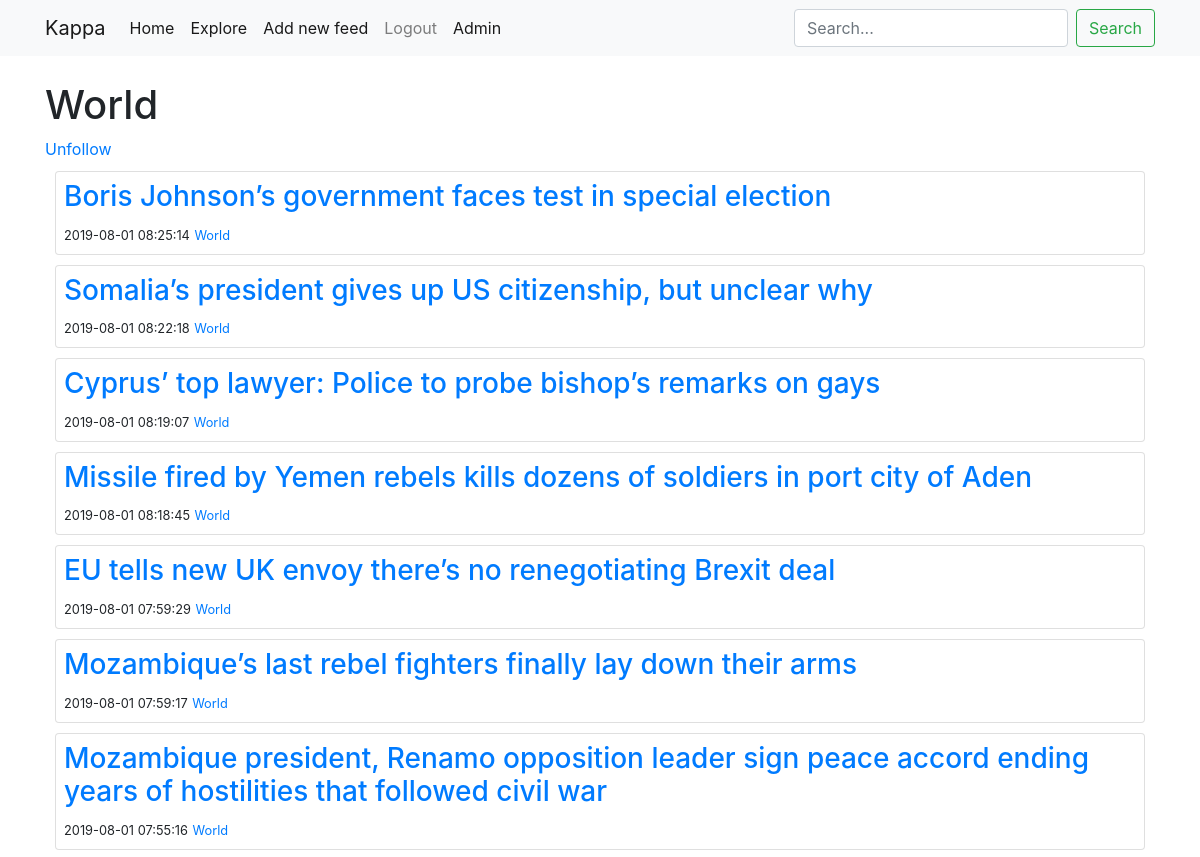
Before: /feed/12 (signed in, upper part) with the older database file.
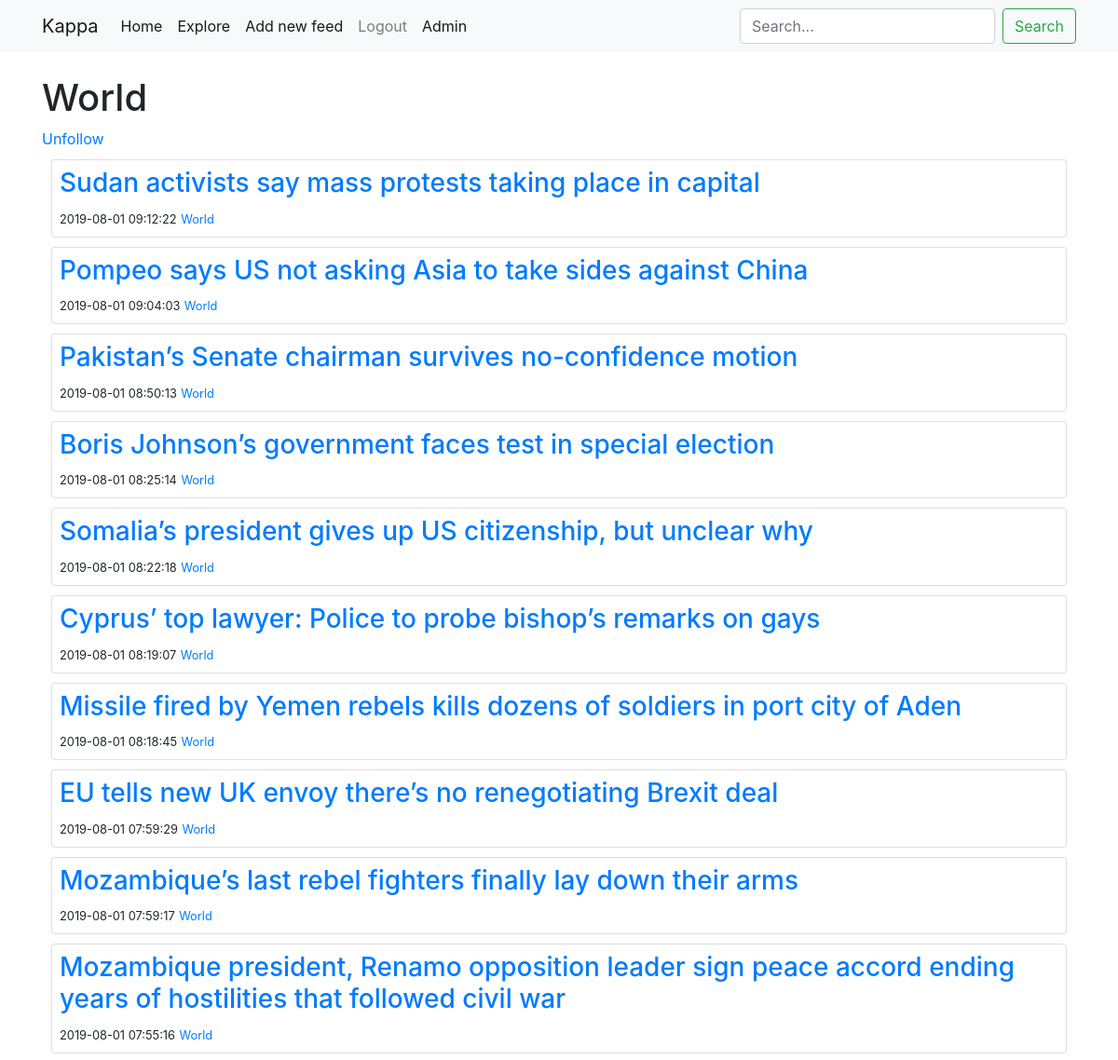
After: the same page with the newer database file.
### rss_reader/models.py (models this page shows, shortened)
class RssEntry(db.Model):
    id = db.Column(db.Integer, primary_key=True)
    href = db.Column(
        db.String(128)
    )  # unique is not false to let multiple feed files have the same article
    feed_id = db.Column(db.ForeignKey("rss_feed.id"))
    title = db.Column(db.String(128))
    date = db.Column(db.DateTime, index=True)
    content = db.Column(db.String(1024))  # I will cut every entry

class RssFeed(db.Model):
    __searchable__ = ["title"]
    title = db.Column(db.String(128))
    id = db.Column(db.Integer, primary_key=True)
    link = db.Column(db.String(128), unique=True)
    favicon = db.Column(db.String(128))
    posts = db.relationship("RssEntry", backref="feed_file", lazy="dynamic")

### rss_reader/routes.py (the view)
@app.route("/feed/<feed_id>")
@login_required
def feed(feed_id):
    feed = RssFeed.query.filter_by(id=feed_id).first_or_404()
    entries = feed.posts.order_by(RssEntry.date.desc())
    return render_template("feed.html", feeds=entries, title=feed.title, feed=feed)

### rss_reader/models.py (called while the page is built)
@login.user_loader
def load_user(id):
    return User.query.get(int(id))

    def is_following(self, rss_feed):
        return rss_feed in self.feeds

### rss_reader/routes.py (called while the page is built)
@app.before_request
def before_request():
    pass

### rss_reader/templates/feed.html (shortened to what this page needs)
{% extends "base.html" %}
{% block content %}
<h1>{{title}}</h1>
{% if current_user.is_following(feed) %}
<a href="{{ url_for('unfollow', rss_feed=feed.id) }}">Unfollow</a>
{% else %}
<a href="{{ url_for('follow', rss_feed=feed.id) }}">Follow</a>
{% endif %}
{% for feed in feeds %}
<div class="card">
  <div class="card-body">
    <div class="card-title" style="margin:0px">
      <h3><a data-toggle="collapse" href="#card-collapse-{{loop.index}}" aria-expanded="false" >{{feed.title}}</a></h3>
      <small>{{feed.date}}</small>
      <small><a href="{{ url_for('feed', feed_id=feed.feed_file.id) }}">{{feed.feed_file.title}}</a></small>
    </div>
  </div>
</div>
{% endfor %}
{% endblock content %}

Changed rows visible on the page:
added RssEntry: title "Sudan activists say mass protests taking place in capital", date "2019-08-01 09:12:22", feed_file "World"
added RssEntry: title "Pompeo says US not asking Asia to take sides against China", date "2019-08-01 09:04:03", feed_file "World"
added RssEntry: title "Pakistan’s Senate chairman survives no-confidence motion", date "2019-08-01 08:50:13", feed_file "World"
